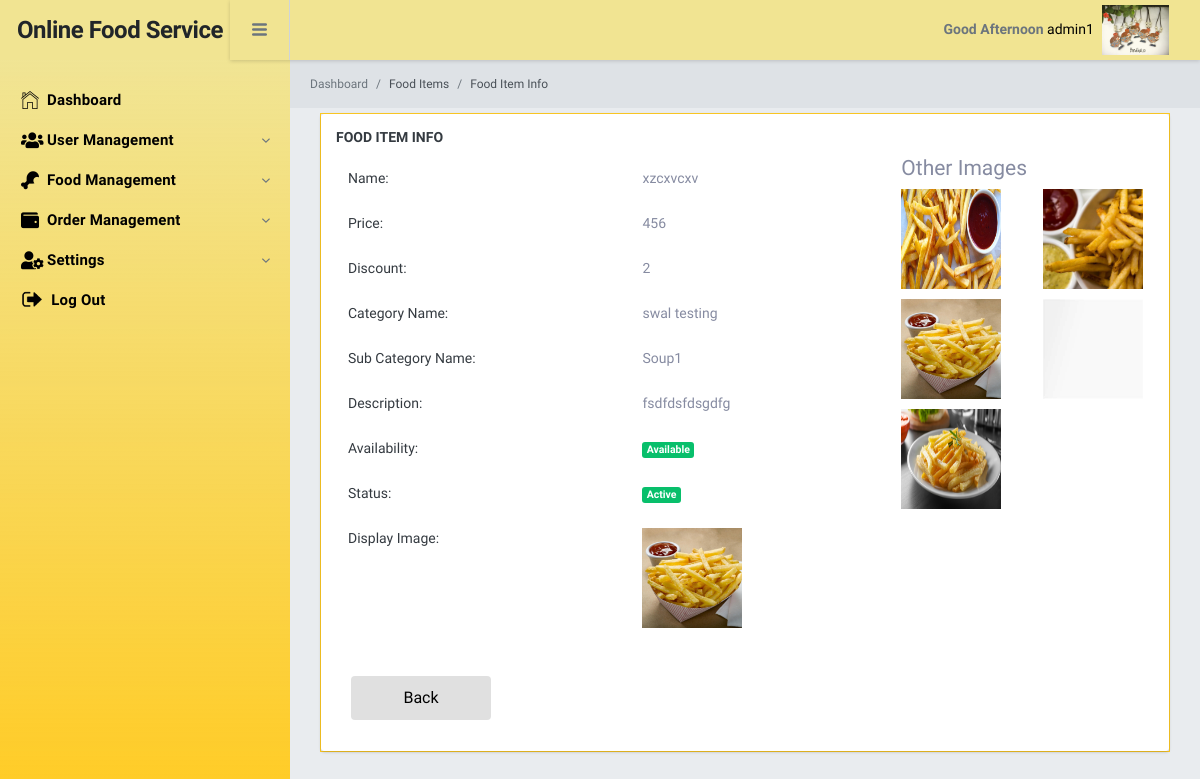
The app's page /admin/views/FoodItemInfo.php?Id=28 (signed in) with its own data.
### tables this page shows
CREATE TABLE `fooditem` (
  `Id` int(11) NOT NULL,
  `Name` varchar(255) NOT NULL,
  `Price` decimal(10,0) NOT NULL,
  `Discount` decimal(10,0) NOT NULL,
  `IsAvailable` int(11) NOT NULL,
  `IsActive` int(11) NOT NULL,
  `CategoryId` int(11) NOT NULL,
  `SubCategoryId` int(11) NOT NULL,
  `DisplayPicture` varchar(255) DEFAULT NULL,
  `Description` text NOT NULL,
  `CreatedBy` int(11) NOT NULL,
  `CreatedDate` datetime NOT NULL DEFAULT current_timestamp(),
  `UpdatedBy` int(11) NOT NULL,
  `UpdatedDate` datetime NOT NULL DEFAULT '0000-00-00 00:00:00' ON UPDATE current_timestamp()
);

CREATE TABLE `category` (
  `Id` int(11) NOT NULL,
  `Name` varchar(255) NOT NULL,
  `Code` varchar(255) NOT NULL,
  `IsActive` int(11) NOT NULL,
  `CreatedDate` datetime NOT NULL DEFAULT current_timestamp(),
  `CreatedBy` int(11) NOT NULL,
  `UpdatedDate` datetime DEFAULT NULL ON UPDATE current_timestamp(),
  `UpdatedBy` int(11) NOT NULL
);

CREATE TABLE `subcategory` (
  `Id` int(11) NOT NULL,
  `Name` varchar(255) NOT NULL,
  `Code` varchar(255) NOT NULL,
  `IsActive` int(11) NOT NULL,
  `CreatedDate` datetime NOT NULL DEFAULT current_timestamp(),
  `CreatedBy` int(11) NOT NULL,
  `UpdatedDate` datetime NOT NULL,
  `UpdatedBy` int(11) NOT NULL
);

CREATE TABLE `images` (
  `Id` int(11) NOT NULL,
  `FoodItemId` int(11) NOT NULL,
  `PhotoUrl` varchar(255) NOT NULL,
  `CreatedDate` datetime NOT NULL DEFAULT current_timestamp(),
  `CreatedBy` int(11) NOT NULL
);

### admin/views/FoodItemInfo.php (the view, shortened to what this page needs)
<?php
    include("layout/topbar.php");
    include("layout/sidebar.php");
    $Id = $_GET['Id'];
    $sql = "SELECT FI.Id, FI.Name, FI.Price, FI.Discount, FI.IsAvailable, FI.IsActive,FI.DisplayPicture,FI.Description, CT.Name CategoryName, SCT.Name SubCategoryName
    FROM fooditem FI
    INNER JOIN category CT ON CT.Id = FI.CategoryId
    INNER JOIN subcategory SCT ON SCT.Id = FI.SubCategoryId
    WHERE FI.Id = '$Id'";
    $queryResult = mysqli_fetch_assoc(mysqli_query($con, $sql));
    $status = $queryResult['IsActive']; $whichStatus = '';
    $isAvailable = $queryResult['IsAvailable']; $whichAvailable = '';
    if($status == 0){
        $whichStatus = '<span class="badge badge-danger">Inactive</span>';
    }
    else{
        $whichStatus = '<span class="badge badge-success">Active</span>';
    }
    if($isAvailable == 0){
        $whichAvailable = '<span class="badge badge-danger">Not Available</span>';
    }
    else{
        $whichAvailable = '<span class="badge badge-success">Available</span>';
    }
?>
<div class="br-pageheader">
    <nav class="breadcrumb pd-0 mg-0 tx-12">
        <a class="breadcrumb-item" href="index.php">Dashboard</a>
        <a class="breadcrumb-item active" href="FoodItem.php">Food Items</a>
        <a class="breadcrumb-item active" href="#">Food Item Info</a>
    </nav>
</div>
<div id="datatable1_wrapper" class="dataTables_wrapper no-footer">
    <div class="br-pagebody">
        <div class="br-section-wrapper">
            <h6 class="br-section-label">Food Item Info</h6>
            <div class="table-wrapper">
                <div class = "row">
                    <div class = "col-md-8 col-sm-8 col-lg-8">
                        <table class = "table table-borderless information">
                            <tr>
                                <th>Name: </th>
                                <td><?php echo $queryResult['Name'];?></td>
                            </tr>
                            <tr>
                                <th>Price: </th>
                                <td><?php echo $queryResult['Price'];?></td>
                            </tr>
                            <tr>
                                <th>Discount: </th>
                                <td><?php echo $queryResult['Discount'];?></td>
                            </tr>
                            <tr>
                                <th>Category Name: </th>
                                <td><?php echo $queryResult['CategoryName'];?></td>
                            </tr>
                            <tr>
                                <th>Sub Category Name: </th>
                                <td><?php echo $queryResult['SubCategoryName'];?></td>
                            </tr>
                            <tr>
                                <th>Description: </th>
                                <td><?php echo $queryResult['Description'];?></td>
                            </tr>
                            <tr>
                                <th>Availability: </th>
                                <td><?php echo $whichAvailable;?></td>
                            </tr>
                            <tr>
                                <th>Status: </th>
                                <td><?php echo $whichStatus;?></td>
                            </tr>
                            <tr>
                                <th>Display Image: </th>
                                <td><img src = "../../<?php echo $queryResult['DisplayPicture'];?>" height = "100" width = "100"></td>
                            </tr>
                        </table>
                    </div>
                    <div class = "col-md-4 col-sm-4 col-lg-4">
                        <h4>Other Images</h4>
                        <div class = "row">
                            <?php
                                $sql = "SELECT * FROM `images` WHERE FoodItemId = '$Id'";
                                $queryResult = mysqli_query($con, $sql);
                                while($row = mysqli_fetch_assoc($queryResult)){
                                    $imageUrl = $row['PhotoUrl'];
                                    echo "<div class = 'col-md-6 col-sm-6 col-lg-6 bottom'>
                                    "."<img src = '../../$imageUrl' alt = 'Image' height = '100' width = '100'>"."</div>";
                                }
                            ?>
                        </div>
                    </div>
                </div>
                <div class="form-row">
                    <div class="col-md-4 form-group">
                        <a class="btn custombtn float-left" href = "FoodItem.php" style="background-color: #E0E0E0 !important; color: black !important; margin-left: 15px;">Back</a>
                    </div>
                    <div class="col-md-4 form-group">
                    </div>
                    <div class="col-md-4 form-group">
                    </div>
                </div>
            </div>
        </div>
    </div>
</div>
<?php include("layout/footer.php");?>

### admin/views/layout/topbar.php (shortened to what this page needs)
<!DOCTYPE html>
<html>
<head>
    <link href="../public/fontawesome-free/css/all.min.css" rel="stylesheet">
    <link rel="stylesheet" href="https://kendo.cdn.telerik.com/2021.1.330/styles/kendo.default-v2.min.css" />
    <link href="../public/datatables.net-dt/css/jquery.dataTables.min.css" rel="stylesheet">
    <link href="../public/datatables.net-responsive-dt/css/responsive.dataTables.min.css" rel="stylesheet">
    <link href="../public/ionicons/css/ionicons.min.css" rel="stylesheet">
    <link href="../public/highlightjs/styles/github.css" rel="stylesheet">
    <link rel='stylesheet' href='https://cdnjs.cloudflare.com/ajax/libs/limonte-sweetalert2/10.15.7/sweetalert2.css'>
    <link href="https://cdn.datatables.net/buttons/1.7.1/css/buttons.dataTables.min.css" rel="stylesheet" />
    <link rel="stylesheet" href="../public/bootstrapSwitch/bootstrap-switch.css">
    <link rel="stylesheet" href="../public/css/bracket.css">
    <link rel="stylesheet" href="../public/css/site.css">
    <link rel="stylesheet" href="../public/select2/select2.min.css">
    <link rel="stylesheet" href="https://code.jquery.com/ui/1.12.1/themes/base/jquery-ui.css">
    <link href="https://cdnjs.cloudflare.com/ajax/libs/limonte-sweetalert2/7.33.1/sweetalert2.css" rel="stylesheet" />
    <link href="https://cdnjs.cloudflare.com/ajax/libs/limonte-sweetalert2/7.33.1/sweetalert2.min.css" rel="stylesheet" />
</head>
<body>

### admin/views/layout/sidebar.php (shortened to what this page needs)
<div class="br-logo"><a href="#"><span></span>Online Food Service<span></span></a></div>
    <div class="br-sideleft sideleft-scrollbar">
        <ul style="margin-top:20px;" class="br-sideleft-menu">
            <li class="br-menu-item">
                <a href="index.php" class="br-menu-link">
                    <i class="menu-item-icon icon ion-ios-home-outline tx-24"></i>
                    <span class="menu-item-label">Dashboard</span>
                </a>
            </li>
            <?php if($_SESSION['user']['RoleName'] == 'SuperAdmin' || $_SESSION['user']['RoleName'] == 'Admin'){?>
                <li class="br-menu-item dummy_company_menu companyCls"  >
                <a href="#" class="br-menu-link with-sub">
                    <span class="menu-item-label">User Management</span>
                </a>
            </li>
            <?php }
            ?>
            <?php if($_SESSION['user']['RoleName'] == 'SuperAdmin' || $_SESSION['user']['RoleName'] == 'Admin'){?>
                <li class="br-menu-item dummy_company_menu companyCls"  >
                <a href="#" class="br-menu-link with-sub">
                    <span class="menu-item-label">Food Management</span>
                </a>
            </li>
            <?php }
            ?>
            <li class="br-menu-item dummy_company_menu companyCls"  >
                <a href="#" class="br-menu-link with-sub">
                    <span class="menu-item-label">Order Management</span>
                </a>
            </li>
            <li class="br-menu-item dummy_company_menu companyCls"  >
                <a href="#" class="br-menu-link with-sub">
                    <span class="menu-item-label">Settings</span>
                </a>
            </li>
            <li class="br-menu-item dummy_poc_menu">
                <a href="../logout.php" class="br-menu-link">
                    <img src="../public/logout.png" alt="logo" class="logo-default logout-logo-width" />
                    <span class="menu-item-label">Log Out</span>
                </a>
            </li>
        </ul>
    </div>
    <div class="br-header">
        <div class="br-header-left">
            <div class="navicon-left hidden-md-down"><a id="btnLeftMenu" href="#"><i class="icon ion-navicon-round"></i></a></div>
        </div>
        <div class="br-header-right">
            <nav class="">
                <a href="#" class="nav-link nav-link-profile" data-toggle="dropdown">
                    <label id="lblGreetings"></label> <span class="logged-name hidden-md-down" style="color: black !important; font-size: 14px !important;"><?php echo $_SESSION['user']['Name'];?></span>
                    <img src="../public/bondi.jpg" alt="logo" class="logo-default header-logo-width" />
                </a>
            </nav>
        </div>
    </div>
    <div class="br-mainpanel">

### admin/views/layout/footer.php (shortened to what this page needs)
</div>
</body>
</html>

### admin/public/css/site.css (style rules this page uses)
.br-section-wrapper { padding: 15px; }
::placeholder { color: #f0eded !important; opacity: 1; }
.br-pagebody { padding: 0; border: 1px solid #ffcb24 !important; margin: 5px 30px; }
.logout-logo-width { max-height: 18px !important; }
.header-logo-width { max-height: 50px !important; padding-right: 15px !important; }
.br-header::before { background-color: #f1e594; }

### admin/views/layout/topbar.php (style rules this page uses)
.tableStyle tr td, tr th { text-align: center; }

### admin/views/FoodItemInfo.php (style rules this page uses)
.information tr th { text-align: left; }
.bottom { margin-bottom: 10px !important; }

### records on screen
fooditem: Name "xzcxvcxv", Price "456", Discount "2", CategoryId.Name "swal testing", SubCategoryId.Name "Soup1", Description "fsdfdsfdsgdfg", DisplayPicture (picture)
images: PhotoUrl (picture)
images: PhotoUrl (picture)
images: PhotoUrl (picture)
images: PhotoUrl (picture)
images: PhotoUrl (picture)

### other values on screen
$_SESSION['user']['Name'] "admin1"
